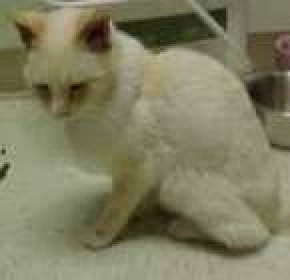
#> input picture pyimagesearch/pics/cats/cats_00011.jpg, 145 x 140 px (shown 2 times larger)
$ python knn.py --dataset pics/cats
#> lines starting #> are read from the running program, lines starting #| are printed output that depends on the picture
### pyimagesearch/simpledatasetloader.py
# import the necessary packages #
import numpy as np
import cv2
import os

class SimpleDatasetLoader:
    def __init__(self, preprocessors=None):
        # store the image preprocessor #
        self.preprocessors = preprocessors

        # if the preprocessors are None, initialize them as an #
        # empty list #
        if self.preprocessors is None:
            self.preprocessors = []

    def load(self, imagePaths, verbose=-1):
        # initialize the list of features and labels #
#> called with verbose = 500
        data = []
        labels = []

        # loop over the input images #
        for (i, imagePath) in enumerate(imagePaths):
            # load the image and extract the class label assuming #
            # that our path has the following format: #
            # /path/to/dataset/{class}/{image}.jpg #
            image = cv2.imread(imagePath)
#> image is the input picture: shape (140, 145, 3); mean B, G, R 96.2, 124.9, 126.8
            label = imagePath.split(os.path.sep)[-2]

            # check to see if our preprocessors are not None #
            if self.preprocessors is not None:
                # loop over the preprocessors and apply each to #
                # the image
                for p in self.preprocessors:
                    image = p.preprocess(image)
#> this loop made 1 pass
#> pass 1, in load, `image = p.preprocess(image)`:
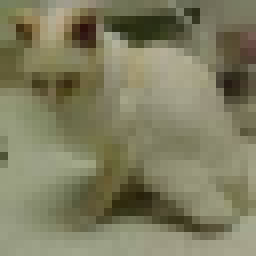
#> image: shape (32, 32, 3) (shown 8 times larger); mean B, G, R 96.2, 124.9, 126.8
            # treat our processed image as a "feature vector" #
            # by updating the data list followed by the labels #
            data.append(image)
            labels.append(label)

            # show an update every `verbose` images #
            if verbose > 0 and i > 0 and (i + 1) % verbose == 0:
                print("[INFO] processed {}/{}".format(i + 1,
                    len(imagePaths)))
#> pass 2 of the loop in load, `for (i, imagePath) in enumerate(imagePaths):`:
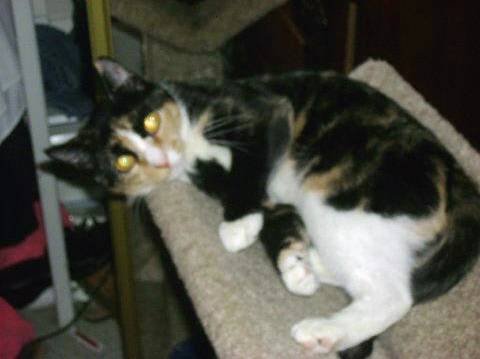
#> input picture pyimagesearch/pics/cats/cats_00015.jpg, 480 x 359 px
#> in load, image is the input picture: shape (359, 480, 3); mean B, G, R 69.4, 78.3, 78.8
#> the loop in load, `for p in self.preprocessors:` made 1 pass
#> pass 1, in load, `image = p.preprocess(image)`:
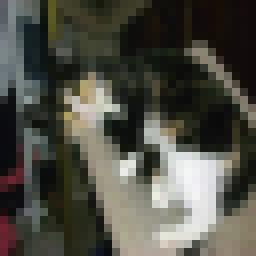
#> image: shape (32, 32, 3) (shown 8 times larger); mean B, G, R 69.4, 78.3, 78.8

        # return a tuple of the data and labels #
        return (np.array(data), np.array(labels))

### pyimagesearch/simplepreprocessor.py
import cv2

class SimplePreprocessor:
    def __init__(self, width, height, inter=cv2.INTER_AREA):
        # store the target image width, height, and interpolation #
        # method used when resizing #
        self.width = width
        self.height = height
        self.inter = inter

    def preprocess(self, image):
        # resize the image to a fixed size, ignoring the aspect #
        # ratio #
        return cv2.resize(image, (self.width, self.height),
            interpolation=self.inter)

### pyimagesearch/knn.py
# import the necessary packages #
from sklearn.neighbors import KNeighborsClassifier
from sklearn.preprocessing import LabelEncoder
from sklearn.model_selection import train_test_split
from sklearn.metrics import classification_report
from simplepreprocessor import SimplePreprocessor
from simpledatasetloader import SimpleDatasetLoader
from imutils import paths
import argparse

# construct the argument parse and parse the arguments #
ap = argparse.ArgumentParser()
ap.add_argument("-d", "--dataset", required=True,
    help="path to input dataset")
ap.add_argument("-k", "--neighbors", type=int, default=1,
    help="# of nearest neighbors for classification")
ap.add_argument("-j", "--jobs", type=int, default=-1,
    help="# of jobs for k-NN distance (-1 uses all available cores)")
args = vars(ap.parse_args())

# grab the list of images that we'll be describing #
print("[INFO] loading images...")
imagePaths = list(paths.list_images(args["dataset"]))

# initialize the image preprocessor, load the dataset from disk, #
# and reshape the data matrix #
sp = SimplePreprocessor(32, 32)
sdl = SimpleDatasetLoader(preprocessors=[sp])
(data, labels) = sdl.load(imagePaths, verbose=500)
data = data.reshape((data.shape[0], 3072))

# show some information on memory consumption of the images #
print("[INFO] features matrix: {:.1f}MB".format(
    data.nbytes / (1024 * 1024.0)))
#| [INFO] features matrix: 0.0MB

# encode the labels as integers #
le = LabelEncoder()
labels = le.fit_transform(labels)
#> labels = [0, 0]

# partition the data into training and testing splits using 75% of #
# the data for training and the remaining 25% for testing #
(trainX, testX, trainY, testY) = train_test_split(data, labels,
    test_size=0.25, random_state=42)
#> trainY = [0]; testY = [0]

# train and evaluate a k-NN classifier on the raw pixel intensities #
print("[INFO] evaluating k-NN classifier...")
model = KNeighborsClassifier(n_neighbors=args["neighbors"],
    n_jobs=args["jobs"])
model.fit(trainX, trainY)
print(classification_report(testY, model.predict(testX),
    target_names=le.classes_))
#|               precision    recall  f1-score   support
#|         cats       1.00      1.00      1.00         1
#|     accuracy                           1.00         1
#|    macro avg       1.00      1.00      1.00         1
#| weighted avg       1.00      1.00      1.00         1
